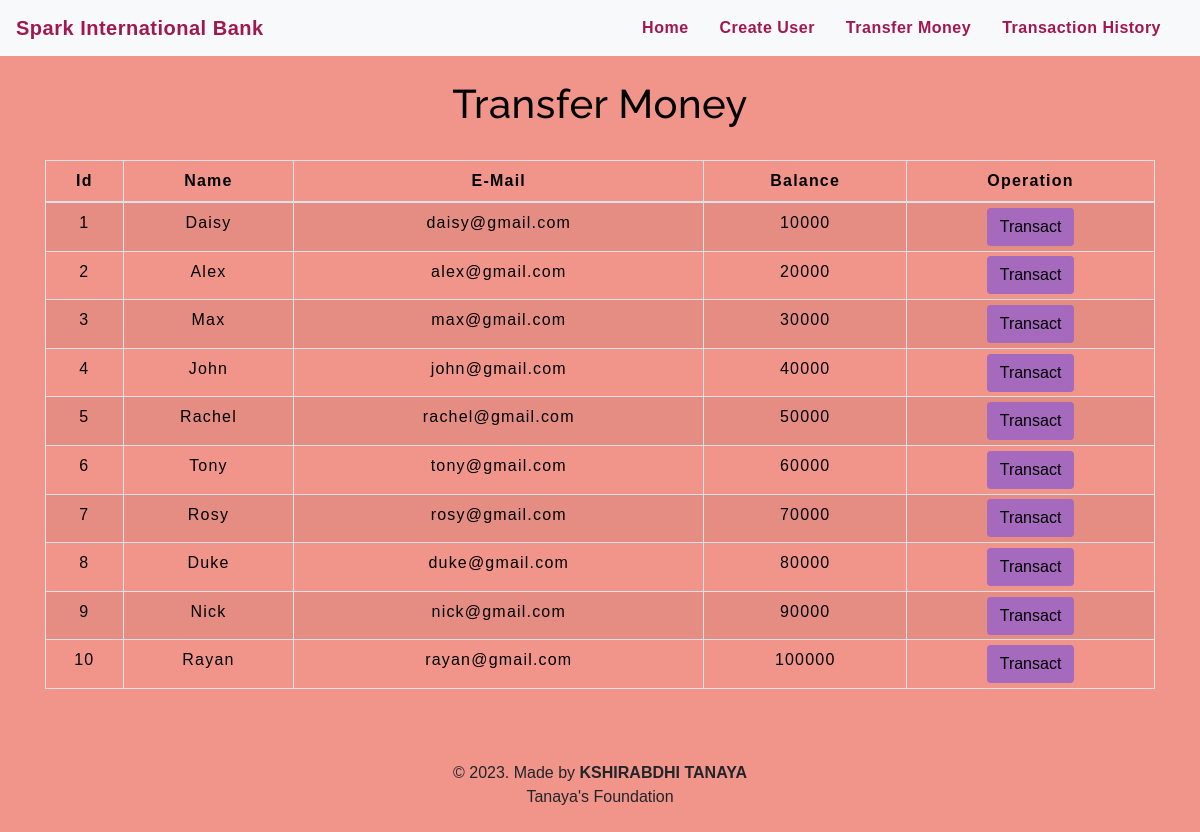
The app's page /transfermoney.php with its own data.
### tables this page shows
CREATE TABLE `users` (
  `id` int(3) NOT NULL,
  `name` text NOT NULL,
  `email` varchar(30) NOT NULL,
  `balance` int(8) NOT NULL
);

### transfermoney.php (the view, shortened to what this page needs)
<!DOCTYPE html>
<html lang="en">
<head>
    <link rel="stylesheet" href="https://maxcdn.bootstrapcdn.com/bootstrap/4.0.0/css/bootstrap.min.css">
    <link rel="stylesheet" type="text/css" href="css/table.css">
    <link rel="stylesheet" type="text/css" href="css/navbar.css">
</head>
<body style="background-color : #F1948A;">
<?php
    include 'config.php';
    $sql = "SELECT * FROM users";
    $result = mysqli_query($conn,$sql);
?>
<?php
  include 'navbar.php';
?>
<div class="container">
        <h2 class="text-center pt-4" style="color : black;">Transfer Money</h2>
        <br>
            <div class="row">
                <div class="col">
                    <div class="table-responsive-sm">
                    <table class="table table-hover table-sm table-striped table-condensed table-bordered" style="border-color:black;">
                        <thead style="color : black;">
                            <tr>
                            <th scope="col" class="text-center py-2">Id</th>
                            <th scope="col" class="text-center py-2">Name</th>
                            <th scope="col" class="text-center py-2">E-Mail</th>
                            <th scope="col" class="text-center py-2">Balance</th>
                            <th scope="col" class="text-center py-2">Operation</th>
                            </tr>
                        </thead>
                        <tbody>
                <?php
                    while($rows=mysqli_fetch_assoc($result)){
                ?>
                    <tr style="color : black;">
                        <td class="py-2"><?php echo $rows['id'] ?></td>
                        <td class="py-2"><?php echo $rows['name']?></td>
                        <td class="py-2"><?php echo $rows['email']?></td>
                        <td class="py-2"><?php echo $rows['balance']?></td>
                        <td><a href="selecteduserdetail.php?id= <?php echo $rows['id'] ;?>"> <button type="button" class="btn" style="background-color : #A569BD;">Transact</button></a></td>
                    </tr>
                <?php
                    }
                ?>
                        </tbody>
                    </table>
                    </div>
                </div>
            </div>
         </div>
         <footer class="text-center mt-5 py-2">
         <p>&copy 2023. Made by <b>KSHIRABDHI TANAYA</b> <br> Tanaya's Foundation</p>
        </footer>
</body>
</html>

### navbar.php (shortened to what this page needs)
<nav class="navbar navbar-expand-md navbar-light bg-light">
<a class="navbar-brand" href="index.php" style="color : #a11851;"><b>Spark International Bank</b></a>
<div class="collapse navbar-collapse" id="collapsibleNavbar">
      <ul class="navbar-nav ml-auto">
        <li class="nav-item">
          <a class="nav-link" href="index.php" style="color : #a11851;"><b>Home</b></a>
        </li>
        <li class="nav-item">
          <a class="nav-link" href="createuser.php" style="color : #a11851;"><b>Create User</b></a>
        </li>
        <li class="nav-item">
          <a class="nav-link" href="transfermoney.php" style="color : #a11851;"><b>Transfer Money</b></a>
        </li>
        <li class="nav-item">
          <a class="nav-link" href="transactionhistory.php" style="color : #a11851;"><b>Transaction History</b></a>
        </li>
    </div>
 </nav>

### css/table.css (style rules this page uses)
* { padding: 0; margin: 0; box-sizing: border-box; font-family: sans-serif; }
h2 { font-size: 40px; }
table { letter-spacing: 1.2px; }
td { text-align: center; }
button { border:none; background: #d9d9d9; transition: 1s; }

### css/navbar.css (style rules this page uses)
.nav-link { margin-right: 15px; color: #a11851; letter-spacing: 0.5px; transition: 0.5s; }
.navbar-brand { color: #a11851; letter-spacing: 0.5px; }
h2 { color: #a11851; letter-spacing: 0.5px; font-family: raleway; }

### transfermoney.php (style rules this page uses)
button { transition: 1.5s; }

### records on screen
users: id "1", name "Daisy", email "daisy@gmail.com", balance "10000"
users: id "2", name "Alex", email "alex@gmail.com", balance "20000"
users: id "3", name "Max", email "max@gmail.com", balance "30000"
users: id "4", name "John", email "john@gmail.com", balance "40000"
users: id "5", name "Rachel", email "rachel@gmail.com", balance "50000"
users: id "6", name "Tony", email "tony@gmail.com", balance "60000"
users: id "7", name "Rosy", email "rosy@gmail.com", balance "70000"
users: id "8", name "Duke", email "duke@gmail.com", balance "80000"
users: id "9", name "Nick", email "nick@gmail.com", balance "90000"
users: id "10", name "Rayan", email "rayan@gmail.com", balance "100000"
